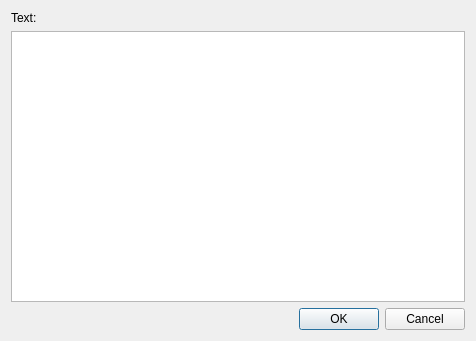
<ui version="4.0" >
 <class>QGIHtmlEditor</class>
 <widget class="QDialog" name="QGIHtmlEditor" >
  <property name="geometry" >
   <rect>
    <x>0</x>
    <y>0</y>
    <width>476</width>
    <height>341</height>
   </rect>
  </property>
  <property name="windowTitle" >
   <string>Dialog</string>
  </property>
  <layout class="QVBoxLayout" name="verticalLayout" >
   <item>
    <widget class="QLabel" name="labelTitle" >
     <property name="text" >
      <string>Text:</string>
     </property>
    </widget>
   </item>
   <item>
    <widget class="QTextEdit" name="textEdit" />
   </item>
   <item>
    <widget class="QDialogButtonBox" name="buttonBox" >
     <property name="standardButtons" >
      <set>QDialogButtonBox::Cancel|QDialogButtonBox::Ok</set>
     </property>
    </widget>
   </item>
  </layout>
  <action name="actionActionBold" >
   <property name="text" >
    <string>actionBold</string>
   </property>
  </action>
 </widget>
 <resources/>
 <connections>
  <connection>
   <sender>buttonBox</sender>
   <signal>accepted()</signal>
   <receiver>QGIHtmlEditor</receiver>
   <slot>accept()</slot>
   <hints>
    <hint type="sourcelabel" >
     <x>335</x>
     <y>309</y>
    </hint>
    <hint type="destinationlabel" >
     <x>331</x>
     <y>340</y>
    </hint>
   </hints>
  </connection>
  <connection>
   <sender>buttonBox</sender>
   <signal>rejected()</signal>
   <receiver>QGIHtmlEditor</receiver>
   <slot>reject()</slot>
   <hints>
    <hint type="sourcelabel" >
     <x>406</x>
     <y>311</y>
    </hint>
    <hint type="destinationlabel" >
     <x>402</x>
     <y>340</y>
    </hint>
   </hints>
  </connection>
 </connections>
 <slots>
  <slot>textBold(bool)</slot>
  <slot>textUnderline(bool)</slot>
  <slot>textItalics(bool)</slot>
 </slots>
</ui>
